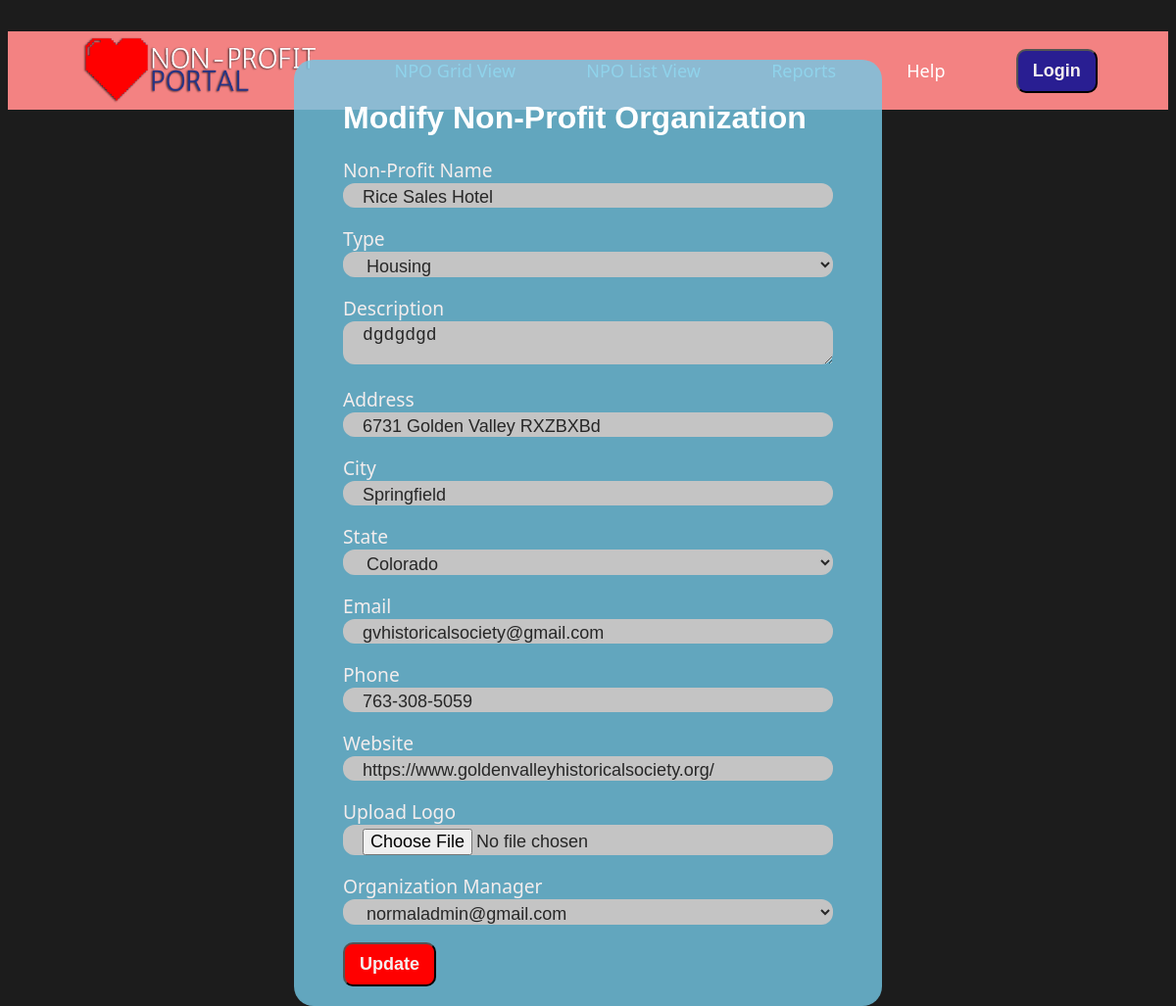
The app's page /modify-npo.php?id=3 with its own data.
### tables this page shows
CREATE TABLE `organization` (
  `id` int(11) NOT NULL,
  `name` varchar(255) NOT NULL,
  `type` varchar(100) NOT NULL,
  `description` text NOT NULL,
  `address` varchar(255) NOT NULL,
  `city` varchar(100) NOT NULL,
  `state` varchar(100) NOT NULL,
  `country` varchar(100) NOT NULL DEFAULT 'United States',
  `email` varchar(255) NOT NULL,
  `phone` varchar(20) NOT NULL,
  `website` varchar(500) NOT NULL,
  `logo_url` varchar(500) NOT NULL,
  `logo` varchar(500) NOT NULL,
  `creation_date` timestamp NOT NULL DEFAULT current_timestamp() ON UPDATE current_timestamp(),
  `last_updated` timestamp NULL DEFAULT NULL,
  `created_by` varchar(255) NOT NULL DEFAULT 'superadmin@gmail.com'
);

### modify-npo.php (the view, shortened to what this page needs)
<!DOCTYPE html>
<html lang="en" style="background-color:#1c1c1c">
<head>
    <link href="./styles.css" rel="stylesheet" type="text/css" media="all" />
    <link rel="stylesheet" type="text/css" href="//cdn.datatables.net/1.10.12/css/jquery.dataTables.css">
</head>
<body>
<?php
require_once "connection.php";
include "header.php";
$npo_id = "";
$npo_name = "";
$npo_type = "";
$npo_description = "";
$npo_address = "";
$npo_city = "";
$npo_state = "";
$npo_email = "";
$npo_phone = "";
$npo_website = "";
$npo_admin= "";
if (isset($_GET["id"])) {
    $npo_id = $_GET["id"];
    $conn = new mysqli($dbhost, $dbuser, $dbpass, $dbname);
    $conn->set_charset("utf8");
    $sql = "SELECT * FROM organization WHERE id={$npo_id}";
    $result = $conn->query($sql);
    while ($row = mysqli_fetch_assoc($result)) {
        $npo_name = $row["name"];
        $npo_type = $row["type"];
        $npo_description = $row["description"];
        $npo_address = $row["address"];
        $npo_city = $row["city"];
        $npo_state = $row["state"];
        $npo_email = $row["email"];
        $npo_phone = $row["phone"];
        $npo_website = $row["website"];
        $npo_admin = $row["created_by"];
    }
}
?>
<div class="wrapper">
<div class="add-npo-box">
    <form onsubmit="handleFormSubmission();" action="modify-query.php?id=<?php echo $npo_id; ?>" method="POST" style="margin: 0 auto;" enctype="multipart/form-data">
        <h1>Modify Non-Profit Organization</h1>
        <label for="name">Non-Profit Name</label>
        <input id="name" class="input" type="text" maxlength="100" name="name" required value="<?php echo $npo_name; ?>" /><br><br>
    <label for="type">Type</label>
    <select id="type" class="input" name="type" required>
        <option value="Housing" <?php if ($npo_type == "Housing") echo "selected"; ?>>Housing</option>
    </select><br><br>
    <label for="description">Description</label>
    <textarea id="description" class="input" name="description" required><?php echo $npo_description; ?></textarea><br><br>
    <label for="address">Address</label>
    <input id="address" class="input" type="text" maxlength="100" name="address" required value="<?php echo $npo_address; ?>" /><br><br>
    <label for="city">City</label>
    <input id="city" class="input" type="text" maxlength="100" name="city" required value="<?php echo $npo_city; ?>" /><br><br>
<label for="state">State</label>
<select id="state" class="input" name="state" required>
        <option value="Colorado" <?php if ($npo_state == "Colorado") echo "selected"; ?>>Colorado</option>
</select><br><br>
<label for="email">Email</label>
    <input id="email" class="input" type="email" name="email" required value="<?php echo $npo_email; ?>" /><br><br>
    <label for="phone">Phone</label>
    <input id="phone" class="input" type="tel" name="phone" required value="<?php echo $npo_phone; ?>" /><br><br>
    <label for="website">Website</label>
    <input id="website" class="input" type="url" name="website" required value="<?php echo $npo_website; ?>" /><br><br>
    <label for="logo_url">Upload Logo</label>
    <input id="logo" name="logo" class="input" type="file"/><br><br>
    <label for="npo_admin">Organization Manager</label>
    <select id="npo_admin" class="input" name="npo_admin" required>
    <?php
    $conn = new mysqli($dbhost, $dbuser, $dbpass, $dbname);
    $sql = "SELECT email FROM users";
    $result = $conn->query($sql);
    while ($row = $result->fetch_assoc()) {
        $email = $row["email"];
        $selected = ($email === $npo_admin) ? "selected" : "";
        echo "<option value=\"$email\" $selected>$email</option>";
    }
    ?>
</select><br><br>
    <input type="submit" value="Update" class="general-button" onclick="return confirm('Are you sure you want to make these changes?');">
</form>
    </div>
</div>
</body>
</html>

### styles.css (style rules this page uses)
.wrapper { display: flex; justify-content: center; align-items: center; height: 100vh; }
label { color:#f3eded; font-family:'Segoe UI', Tahoma, Geneva, Verdana, sans-serif; font-size: 1.2em; }
.add-npo-box { display:flex; background-color:#74c9e6cc; border-radius: 20px; box-sizing: border-box; padding: 20px; width: 600px; align-items:center; justify-content:center; }
.input { background-color:#c4c4c4; border-radius: 12px; border: 0; box-sizing: border-box; color: rgb(39, 39, 39); font-size: 18px; height: 100%; outline: 0; padding: 4px 20px 0; width: 100%; }
h1 { font-family:'Franklin Gothic Medium', 'Arial Narrow', Arial, sans-serif; color:#FFFFFF; }
.general-button { color: #f5efef; margin: var(--dl-space-space-unit); padding-top: 10px; padding-bottom: 10px; padding-left: 15px; padding-right: 15px; font-size: 18px; align-self: center; font-style: normal; transition: 0.3s; font-weight: 600; border-radius: 10px; text-transform: capitalize; background-color: #ff0000; }

### records on screen
organization: name "Rice Sales Hotel", type "Housing", description "dgdgdgd", address "6731 Golden Valley RXZBXBd", city "Springfield", state "Colorado", email "gvhistoricalsociety@gmail.com", phone "763-308-5059", website "https://www.goldenvalleyhistoricalsociety.org/"

### other values on screen
form field npo_admin "normaladmin@gmail.com"
